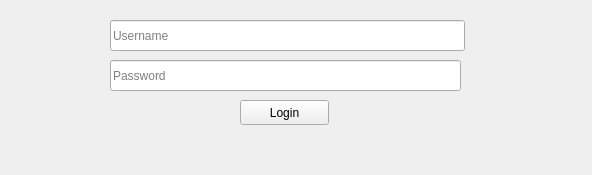
<?xml version="1.0" encoding="UTF-8"?>
<ui version="4.0">
 <class>LoginWidget</class>
 <widget class="QDockWidget" name="LoginWidget">
  <property name="geometry">
   <rect>
    <x>0</x>
    <y>0</y>
    <width>592</width>
    <height>175</height>
   </rect>
  </property>
  <property name="sizePolicy">
   <sizepolicy hsizetype="MinimumExpanding" vsizetype="MinimumExpanding">
    <horstretch>0</horstretch>
    <verstretch>0</verstretch>
   </sizepolicy>
  </property>
  <property name="minimumSize">
   <size>
    <width>553</width>
    <height>155</height>
   </size>
  </property>
  <property name="windowTitle">
   <string/>
  </property>
  <widget class="QWidget" name="dockWidgetContents">
   <widget class="QgsPasswordLineEdit" name="userPassword">
    <property name="geometry">
     <rect>
      <x>110</x>
      <y>60</y>
      <width>351</width>
      <height>31</height>
     </rect>
    </property>
    <property name="sizePolicy">
     <sizepolicy hsizetype="Expanding" vsizetype="Expanding">
      <horstretch>0</horstretch>
      <verstretch>0</verstretch>
     </sizepolicy>
    </property>
    <property name="placeholderText">
     <string>Password</string>
    </property>
   </widget>
   <widget class="QPushButton" name="loginButton">
    <property name="geometry">
     <rect>
      <x>240</x>
      <y>100</y>
      <width>89</width>
      <height>25</height>
     </rect>
    </property>
    <property name="sizePolicy">
     <sizepolicy hsizetype="Expanding" vsizetype="Expanding">
      <horstretch>0</horstretch>
      <verstretch>0</verstretch>
     </sizepolicy>
    </property>
    <property name="text">
     <string>Login</string>
    </property>
   </widget>
   <widget class="QLineEdit" name="userName">
    <property name="geometry">
     <rect>
      <x>110</x>
      <y>20</y>
      <width>355</width>
      <height>31</height>
     </rect>
    </property>
    <property name="sizePolicy">
     <sizepolicy hsizetype="Expanding" vsizetype="Expanding">
      <horstretch>0</horstretch>
      <verstretch>0</verstretch>
     </sizepolicy>
    </property>
    <property name="minimumSize">
     <size>
      <width>355</width>
      <height>0</height>
     </size>
    </property>
    <property name="text">
     <string/>
    </property>
    <property name="placeholderText">
     <string>Username</string>
    </property>
    <property name="clearButtonEnabled">
     <bool>true</bool>
    </property>
   </widget>
  </widget>
 </widget>
 <customwidgets>
  <customwidget>
   <class>QgsPasswordLineEdit</class>
   <extends>QLineEdit</extends>
   <header>qgspasswordlineedit.h</header>
  </customwidget>
 </customwidgets>
 <tabstops>
  <tabstop>userName</tabstop>
  <tabstop>userPassword</tabstop>
  <tabstop>loginButton</tabstop>
 </tabstops>
 <resources/>
 <connections/>
</ui>
